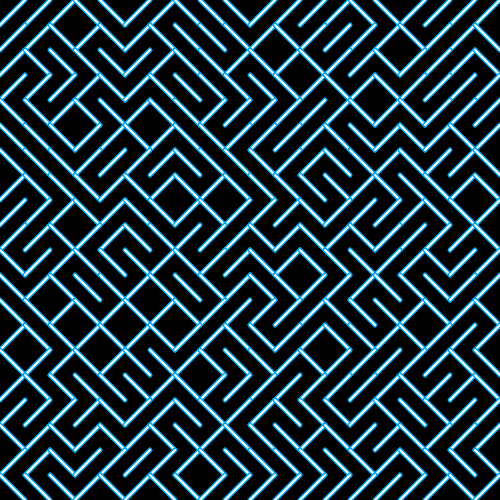
Frame 1 (no input)
Frame 60 (no input): identical to frame 1, image omitted
Frame 120 (the mouse pressed at the canvas centre since frame 60): identical to frame 1, image omitted

The p5.js sketch that drew this single still picture (run headless with seeded random() and noise() and a simulated clock; from frame 60 on, the mouse is pressed at the canvas centre):

// p5.js sketch
// ── sketch.js
/**
 * @Author: viviennemulvey
 * @Date:   2020-09-23T09:26:27+01:00
 * @Last modified by:   viviennemulvey
 * @Last modified time: 2020-11-03T14:16:24+00:00
 */


let width = 500;
let height = 500;
let numOfObjects = 20;
let size = width / numOfObjects;

function setup() {
  createCanvas(500, 500);
  noStroke();
  colorMode(RGB , 255);
  rectMode(CENTER);
  background(0);
  //noLoop();

}

function draw() {

  randomSeed(56); //fixes the pattern on x seed
  background(0);

  for (let j = 0; j < numOfObjects; j++) {
    for (let i = 0; i < numOfObjects; i++) {
      let transX = i * size;
      let transY = j * size;
      push();
      translate(transX, transY);
      let direction = round(random(0, 1));
      //console.log(direction)
      if (direction == 0  ) {
        stroke(0,162,237);
        strokeWeight(5);
        line(0, size, size, 0);
        stroke(255);
        strokeWeight(2);
        line(0, size, size, 0);
      } else {
        stroke(0,162,237);
        strokeWeight(5);
        line(0,0, size ,size);
        stroke(255);
        strokeWeight(2);
        line(0,0, size ,size);
      }
      pop();
    }
  }
}
